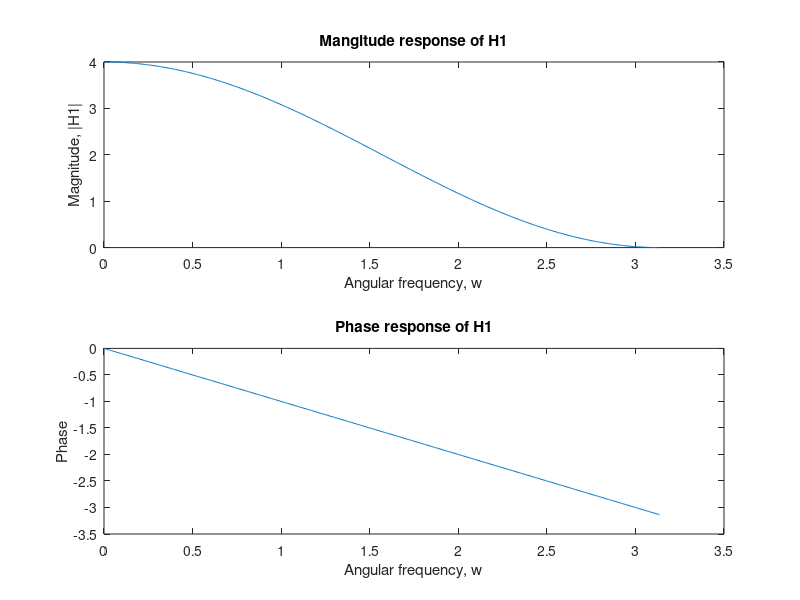
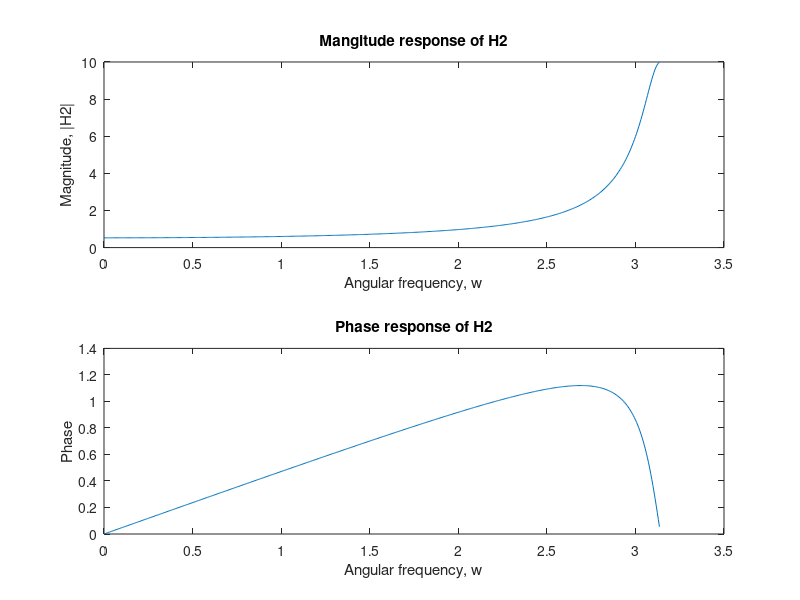

Write MATLAB code to recreate these figures, in order.
clc; clear; close all;

%%
% Problem 3
% c)
% Magnitude and phase response of the system

figure(1)
% [h,w] = freq([numerator polynomials], [denominator polynomials], [number of evaluation points])
[H1, w] = freqz([1,2,1],[1]);
subplot(2,1,1);
plot(w,abs(H1));
title('Mangitude response of H1');
xlabel('Angular frequency, w');
ylabel('Magnitude, |H1|');
subplot(2,1,2);
plot(w, angle(H1));
title('Phase response of H1')
xlabel('Angular frequency, w')
ylabel('Phase')

%%

figure(2)
[H2, w] = freqz([1], [1 0.9]);
subplot(2,1,1);
plot(w,abs(H2));
title('Mangitude response of H2')
xlabel('Angular frequency, w')
ylabel('Magnitude, |H2|')
subplot(2,1,2);
plot(w, angle(H2));
title('Phase response of H2')
xlabel('Angular frequency, w')
ylabel('Phase')

%%
% d)
% H1 attenuates high frequencies -> LOWPASS
% H2 attenuates low frequencies -> HIGHPASS




